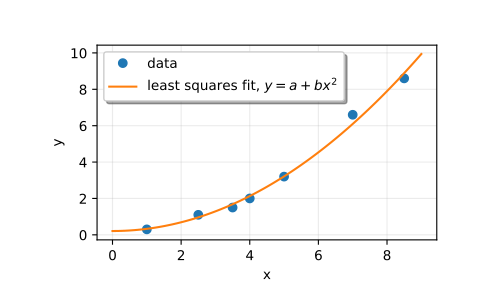

Reproduce this figure in Python.
from scipy.linalg import lstsq
import matplotlib.pyplot as plt

# Suppose we have the following data:

x = np.array([1, 2.5, 3.5, 4, 5, 7, 8.5])
y = np.array([0.3, 1.1, 1.5, 2.0, 3.2, 6.6, 8.6])

# We want to fit a quadratic polynomial of the form ``y = a + b*x**2``
# to this data.  We first form the "design matrix" M, with a constant
# column of 1s and a column containing ``x**2``:

M = x[:, np.newaxis]**[0, 2]
M
# array([[  1.  ,   1.  ],
# [  1.  ,   6.25],
# [  1.  ,  12.25],
# [  1.  ,  16.  ],
# [  1.  ,  25.  ],
# [  1.  ,  49.  ],
# [  1.  ,  72.25]])

# We want to find the least-squares solution to ``M.dot(p) = y``,
# where ``p`` is a vector with length 2 that holds the parameters
# ``a`` and ``b``.

p, res, rnk, s = lstsq(M, y)
p
# array([ 0.20925829,  0.12013861])

# Plot the data and the fitted curve.

plt.plot(x, y, 'o', label='data')
xx = np.linspace(0, 9, 101)
yy = p[0] + p[1]*xx**2
plt.plot(xx, yy, label='least squares fit, $y = a + bx^2$')
plt.xlabel('x')
plt.ylabel('y')
plt.legend(framealpha=1, shadow=True)
plt.grid(alpha=0.25)
plt.show()
